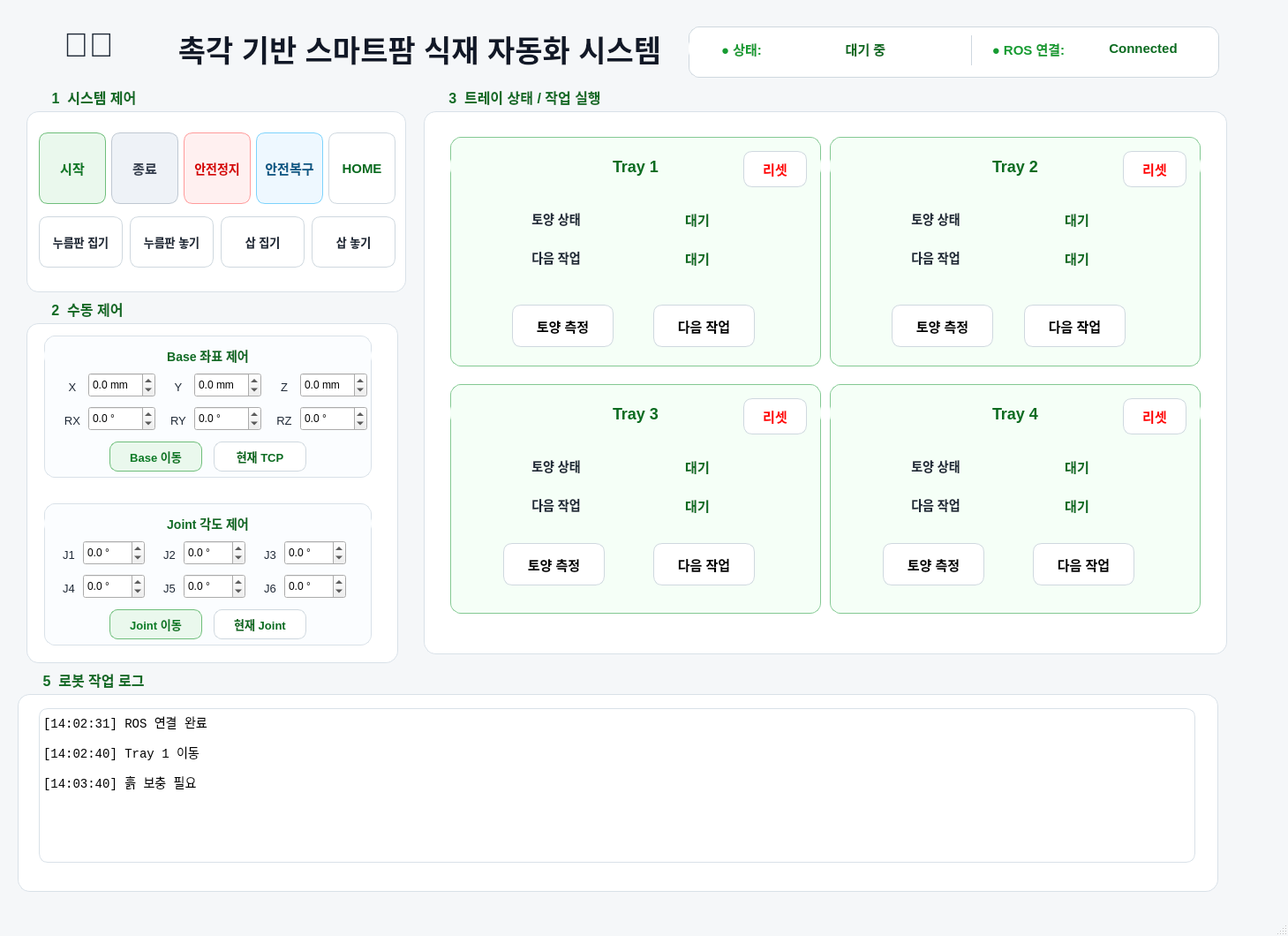
<?xml version="1.0" encoding="UTF-8"?>
<ui version="4.0">
 <class>SmartFarmDashboard</class>
 <widget class="QMainWindow" name="SmartFarmDashboard">
  <property name="geometry">
   <rect>
    <x>0</x>
    <y>0</y>
    <width>1459</width>
    <height>1060</height>
   </rect>
  </property>
  <property name="windowTitle">
   <string>촉각 기반 스마트팜 식재 자동화 시스템</string>
  </property>
  <property name="styleSheet">
   <string notr="true">
    QMainWindow { background-color: #f5f7f9; }
    QLabel#lbl_title { font-size: 34px; font-weight: 800; color: #111827; }
    QGroupBox { background-color: #ffffff; border: 1px solid #d9e1e8; border-radius: 14px; margin-top: 26px; font-size: 16px; font-weight: 700; color: #116b25; }
    QGroupBox::title { subcontrol-origin: margin; subcontrol-position: top left; left: 18px; padding: 0px 8px; }
    QLabel { font-size: 14px; color: #1f2937; }
    QLabel[value=&quot;true&quot;] { font-size: 15px; font-weight: 700; color: #0b6b20; }
    QPushButton { background-color: #ffffff; border: 1px solid #cfd8df; border-radius: 10px; font-size: 15px; font-weight: 700; padding: 8px; }
    QPushButton:hover { background-color: #f0f8f2; border: 1px solid #159447; }
    QPushButton#btn_start { background-color: #eaf8ed; color: #0b7a25; border: 1px solid #6fbe7b; }
    QPushButton#btn_stop { background-color: #fff7e6; color: #b36b00; border: 1px solid #f2c15f; }
    QPushButton#btn_shutdown { background-color: #eef2f7; color: #374151; border: 1px solid #bfc8d2; }
    QPushButton#btn_estop { background-color: #fff0f0; color: #d60000; border: 1px solid #ff9b9b; font-size: 14px; }
    QPushButton#btn_recovery { background-color: #eef8ff; color: #075985; border: 1px solid #7dd3fc; }
    QPushButton#btn_home, QPushButton#btn_tray_check, QPushButton#btn_tray1_move, QPushButton#btn_tray2_move, QPushButton#btn_tray3_move, QPushButton#btn_tray4_move { color: #0b6b20; }
    QPushButton#btn_press_pickup, QPushButton#btn_press_putdown, QPushButton#btn_shovel_pickup, QPushButton#btn_shovel_putdown { font-size: 13px; font-weight: 700; color: #1f2937; }
    QPushButton#btn_refill, QPushButton#btn_remove_soil, QPushButton#btn_remove_obstacle, QPushButton#btn_plant { color: #6b3b10; }
    QComboBox { background-color: #ffffff; border: 1px solid #cfd8df; border-radius: 8px; padding: 6px; font-size: 14px; }
    QSlider::groove:horizontal { height: 8px; background: #e5e7eb; border-radius: 4px; }
    QSlider::handle:horizontal { background: #159447; width: 16px; height: 16px; margin: -5px 0; border-radius: 8px; }
    QTextEdit { background-color: #ffffff; border: 1px solid #d9e1e8; border-radius: 10px; font-family: Consolas, monospace; font-size: 14px; }
    QTableWidget { background-color: #ffffff; border: 1px solid #e0e6ec; border-radius: 8px; gridline-color: #e5e7eb; font-size: 13px; }
    QHeaderView::section { background-color: #eef8f0; color: #116b25; font-weight: 700; border: 1px solid #d9e1e8; padding: 4px; }
   </string>
  </property>
  <widget class="QWidget" name="centralwidget">
   <widget class="QLabel" name="lbl_icon">
    <property name="geometry">
     <rect>
      <x>40</x>
      <y>30</y>
      <width>121</width>
      <height>42</height>
     </rect>
    </property>
    <property name="styleSheet">
     <string notr="true">font-size:38px;</string>
    </property>
    <property name="text">
     <string>🤖🌱</string>
    </property>
    <property name="alignment">
     <set>Qt::AlignCenter</set>
    </property>
   </widget>
   <widget class="QLabel" name="lbl_title">
    <property name="geometry">
     <rect>
      <x>180</x>
      <y>30</y>
      <width>591</width>
      <height>50</height>
     </rect>
    </property>
    <property name="text">
     <string>촉각 기반 스마트팜 식재 자동화 시스템</string>
    </property>
    <property name="alignment">
     <set>Qt::AlignCenter</set>
    </property>
   </widget>
   <widget class="QFrame" name="top_status_frame">
    <property name="geometry">
     <rect>
      <x>780</x>
      <y>30</y>
      <width>601</width>
      <height>58</height>
     </rect>
    </property>
    <property name="styleSheet">
     <string notr="true">QFrame { background:#ffffff; border:1px solid #cfd8df; border-radius:12px; }</string>
    </property>
    <widget class="QLabel" name="lbl_system_state_title">
     <property name="geometry">
      <rect>
       <x>0</x>
       <y>10</y>
       <width>120</width>
       <height>30</height>
      </rect>
     </property>
     <property name="styleSheet">
      <string notr="true">font-size:15px; color:#169b31; font-weight:700; border:none;</string>
     </property>
     <property name="text">
      <string>● 상태:</string>
     </property>
     <property name="alignment">
      <set>Qt::AlignCenter</set>
     </property>
    </widget>
    <widget class="QLabel" name="lbl_robot_status">
     <property name="geometry">
      <rect>
       <x>100</x>
       <y>10</y>
       <width>201</width>
       <height>30</height>
      </rect>
     </property>
     <property name="styleSheet">
      <string notr="true">font-size:15px; color:#0b6b20; font-weight:800; border:none;</string>
     </property>
     <property name="text">
      <string>대기 중</string>
     </property>
     <property name="alignment">
      <set>Qt::AlignCenter</set>
     </property>
    </widget>
    <widget class="QFrame" name="line_header">
     <property name="geometry">
      <rect>
       <x>320</x>
       <y>10</y>
       <width>1</width>
       <height>34</height>
      </rect>
     </property>
     <property name="styleSheet">
      <string notr="true">background:#cfd8df;</string>
     </property>
    </widget>
    <widget class="QLabel" name="lbl_ros_title">
     <property name="geometry">
      <rect>
       <x>340</x>
       <y>10</y>
       <width>90</width>
       <height>30</height>
      </rect>
     </property>
     <property name="styleSheet">
      <string notr="true">font-size:15px; color:#169b31; font-weight:700; border:none;</string>
     </property>
     <property name="text">
      <string>● ROS 연결:</string>
     </property>
     <property name="alignment">
      <set>Qt::AlignCenter</set>
     </property>
    </widget>
    <widget class="QLabel" name="lbl_ros_status">
     <property name="geometry">
      <rect>
       <x>440</x>
       <y>10</y>
       <width>150</width>
       <height>30</height>
      </rect>
     </property>
     <property name="styleSheet">
      <string notr="true">font-size:15px; color:#0b6b20; font-weight:800; border:none;</string>
     </property>
     <property name="text">
      <string>Connected</string>
     </property>
     <property name="alignment">
      <set>Qt::AlignCenter</set>
     </property>
    </widget>
   </widget>
   <widget class="QGroupBox" name="group_robot_operation">
    <property name="geometry">
     <rect>
      <x>30</x>
      <y>100</y>
      <width>430</width>
      <height>231</height>
     </rect>
    </property>
    <property name="title">
     <string>1  시스템 제어</string>
    </property>
    <widget class="QPushButton" name="btn_start">
     <property name="geometry">
      <rect>
       <x>14</x>
       <y>50</y>
       <width>76</width>
       <height>81</height>
      </rect>
     </property>
     <property name="text">
      <string>시작</string>
     </property>
    </widget>
    <widget class="QPushButton" name="btn_shutdown">
     <property name="geometry">
      <rect>
       <x>96</x>
       <y>50</y>
       <width>76</width>
       <height>81</height>
      </rect>
     </property>
     <property name="text">
      <string>종료</string>
     </property>
    </widget>
    <widget class="QPushButton" name="btn_recovery">
     <property name="geometry">
      <rect>
       <x>260</x>
       <y>50</y>
       <width>76</width>
       <height>81</height>
      </rect>
     </property>
     <property name="text">
      <string>안전복구</string>
     </property>
    </widget>
    <widget class="QPushButton" name="btn_home">
     <property name="geometry">
      <rect>
       <x>342</x>
       <y>50</y>
       <width>76</width>
       <height>81</height>
      </rect>
     </property>
     <property name="text">
      <string>HOME</string>
     </property>
    </widget>
    <widget class="QPushButton" name="btn_estop">
     <property name="geometry">
      <rect>
       <x>178</x>
       <y>50</y>
       <width>76</width>
       <height>81</height>
      </rect>
     </property>
     <property name="toolTip">
      <string>서보를 유지하고 현재 이동을 빠르게 정지합니다.</string>
     </property>
     <property name="text">
      <string>안전정지</string>
     </property>
    </widget>
    <widget class="QPushButton" name="btn_press_pickup">
     <property name="geometry">
      <rect>
       <x>14</x>
       <y>145</y>
       <width>95</width>
       <height>58</height>
      </rect>
     </property>
     <property name="text">
      <string>누름판 집기</string>
     </property>
    </widget>
    <widget class="QPushButton" name="btn_press_putdown">
     <property name="geometry">
      <rect>
       <x>117</x>
       <y>145</y>
       <width>95</width>
       <height>58</height>
      </rect>
     </property>
     <property name="text">
      <string>누름판 놓기</string>
     </property>
    </widget>
    <widget class="QPushButton" name="btn_shovel_pickup">
     <property name="geometry">
      <rect>
       <x>220</x>
       <y>145</y>
       <width>95</width>
       <height>58</height>
      </rect>
     </property>
     <property name="text">
      <string>삽 집기</string>
     </property>
    </widget>
    <widget class="QPushButton" name="btn_shovel_putdown">
     <property name="geometry">
      <rect>
       <x>323</x>
       <y>145</y>
       <width>95</width>
       <height>58</height>
      </rect>
     </property>
     <property name="text">
      <string>삽 놓기</string>
     </property>
    </widget>
   </widget>
   <widget class="QGroupBox" name="group_tray_status">
    <property name="geometry">
     <rect>
      <x>480</x>
      <y>100</y>
      <width>910</width>
      <height>641</height>
     </rect>
    </property>
    <property name="title">
     <string>3  트레이 상태 / 작업 실행</string>
    </property>
    <widget class="QFrame" name="frame_tray1">
     <property name="geometry">
      <rect>
       <x>30</x>
       <y>55</y>
       <width>420</width>
       <height>260</height>
      </rect>
     </property>
     <property name="styleSheet">
      <string>QFrame{background:#f5fff7; border:1px solid #84c993; border-radius:12px;}</string>
     </property>
     <widget class="QLabel" name="lbl_tray1_title">
      <property name="geometry">
       <rect>
        <x>0</x>
        <y>18</y>
        <width>420</width>
        <height>30</height>
       </rect>
      </property>
      <property name="styleSheet">
       <string>border:none; font-size:18px; font-weight:800; color:#0b6b20;</string>
      </property>
      <property name="text">
       <string>Tray 1</string>
      </property>
      <property name="alignment">
       <set>Qt::AlignCenter</set>
      </property>
     </widget>
     <widget class="QPushButton" name="btn_tray1_reset">
      <property name="geometry">
       <rect>
        <x>332</x>
        <y>16</y>
        <width>72</width>
        <height>41</height>
       </rect>
      </property>
      <property name="styleSheet">
       <string notr="true">QPushButton{
    background-color: white;
    color:red;
}</string>
      </property>
      <property name="text">
       <string>리셋</string>
      </property>
     </widget>
     <widget class="QLabel" name="lbl_tray1_state_title">
      <property name="geometry">
       <rect>
        <x>60</x>
        <y>78</y>
        <width>120</width>
        <height>30</height>
       </rect>
      </property>
      <property name="styleSheet">
       <string>border:none; font-weight:700;</string>
      </property>
      <property name="text">
       <string>토양 상태</string>
      </property>
      <property name="alignment">
       <set>Qt::AlignCenter</set>
      </property>
     </widget>
     <widget class="QLabel" name="lbl_tray1_state">
      <property name="geometry">
       <rect>
        <x>200</x>
        <y>78</y>
        <width>160</width>
        <height>30</height>
       </rect>
      </property>
      <property name="styleSheet">
       <string>border:none; font-size:15px; font-weight:800; color:#0b6b20;</string>
      </property>
      <property name="text">
       <string>대기</string>
      </property>
      <property name="alignment">
       <set>Qt::AlignCenter</set>
      </property>
      <property name="value" stdset="0">
       <string>true</string>
      </property>
     </widget>
     <widget class="QLabel" name="lbl_tray1_next_title">
      <property name="geometry">
       <rect>
        <x>60</x>
        <y>122</y>
        <width>120</width>
        <height>30</height>
       </rect>
      </property>
      <property name="styleSheet">
       <string>border:none; font-weight:700;</string>
      </property>
      <property name="text">
       <string>다음 작업</string>
      </property>
      <property name="alignment">
       <set>Qt::AlignCenter</set>
      </property>
     </widget>
     <widget class="QLabel" name="lbl_tray1_next_action">
      <property name="geometry">
       <rect>
        <x>200</x>
        <y>122</y>
        <width>160</width>
        <height>30</height>
       </rect>
      </property>
      <property name="styleSheet">
       <string>border:none; font-size:15px; font-weight:800; color:#0b6b20;</string>
      </property>
      <property name="text">
       <string>대기</string>
      </property>
      <property name="alignment">
       <set>Qt::AlignCenter</set>
      </property>
      <property name="value" stdset="0">
       <string>true</string>
      </property>
     </widget>
     <widget class="QPushButton" name="btn_tray1_check">
      <property name="geometry">
       <rect>
        <x>70</x>
        <y>190</y>
        <width>115</width>
        <height>48</height>
       </rect>
      </property>
      <property name="text">
       <string>토양 측정</string>
      </property>
     </widget>
     <widget class="QPushButton" name="btn_tray1_next">
      <property name="geometry">
       <rect>
        <x>230</x>
        <y>190</y>
        <width>115</width>
        <height>48</height>
       </rect>
      </property>
      <property name="text">
       <string>다음 작업</string>
      </property>
     </widget>
    </widget>
    <widget class="QFrame" name="frame_tray2">
     <property name="geometry">
      <rect>
       <x>460</x>
       <y>55</y>
       <width>420</width>
       <height>260</height>
      </rect>
     </property>
     <property name="styleSheet">
      <string>QFrame{background:#f5fff7; border:1px solid #84c993; border-radius:12px;}</string>
     </property>
     <widget class="QLabel" name="lbl_tray2_title">
      <property name="geometry">
       <rect>
        <x>0</x>
        <y>18</y>
        <width>420</width>
        <height>30</height>
       </rect>
      </property>
      <property name="styleSheet">
       <string>border:none; font-size:18px; font-weight:800; color:#0b6b20;</string>
      </property>
      <property name="text">
       <string>Tray 2</string>
      </property>
      <property name="alignment">
       <set>Qt::AlignCenter</set>
      </property>
     </widget>
     <widget class="QPushButton" name="btn_tray2_reset">
      <property name="geometry">
       <rect>
        <x>332</x>
        <y>16</y>
        <width>72</width>
        <height>41</height>
       </rect>
      </property>
      <property name="styleSheet">
       <string notr="true">QPushButton{
    background-color: white;
    color:red;
}</string>
      </property>
      <property name="text">
       <string>리셋</string>
      </property>
     </widget>
     <widget class="QLabel" name="lbl_tray2_state_title">
      <property name="geometry">
       <rect>
        <x>60</x>
        <y>78</y>
        <width>120</width>
        <height>30</height>
       </rect>
      </property>
      <property name="styleSheet">
       <string>border:none; font-weight:700;</string>
      </property>
      <property name="text">
       <string>토양 상태</string>
      </property>
      <property name="alignment">
       <set>Qt::AlignCenter</set>
      </property>
     </widget>
     <widget class="QLabel" name="lbl_tray2_state">
      <property name="geometry">
       <rect>
        <x>200</x>
        <y>78</y>
        <width>160</width>
        <height>30</height>
       </rect>
      </property>
      <property name="styleSheet">
       <string>border:none; font-size:15px; font-weight:800; color:#0b6b20;</string>
      </property>
      <property name="text">
       <string>대기</string>
      </property>
      <property name="alignment">
       <set>Qt::AlignCenter</set>
      </property>
      <property name="value" stdset="0">
       <string>true</string>
      </property>
     </widget>
     <widget class="QLabel" name="lbl_tray2_next_title">
      <property name="geometry">
       <rect>
        <x>60</x>
        <y>122</y>
        <width>120</width>
        <height>30</height>
       </rect>
      </property>
      <property name="styleSheet">
       <string>border:none; font-weight:700;</string>
      </property>
      <property name="text">
       <string>다음 작업</string>
      </property>
      <property name="alignment">
       <set>Qt::AlignCenter</set>
      </property>
     </widget>
     <widget class="QLabel" name="lbl_tray2_next_action">
      <property name="geometry">
       <rect>
        <x>200</x>
        <y>122</y>
        <width>160</width>
        <height>30</height>
       </rect>
      </property>
      <property name="styleSheet">
       <string>border:none; font-size:15px; font-weight:800; color:#0b6b20;</string>
      </property>
      <property name="text">
       <string>대기</string>
      </property>
      <property name="alignment">
       <set>Qt::AlignCenter</set>
      </property>
      <property name="value" stdset="0">
       <string>true</string>
      </property>
     </widget>
     <widget class="QPushButton" name="btn_tray2_check">
      <property name="geometry">
       <rect>
        <x>70</x>
        <y>190</y>
        <width>115</width>
        <height>48</height>
       </rect>
      </property>
      <property name="text">
       <string>토양 측정</string>
      </property>
     </widget>
     <widget class="QPushButton" name="btn_tray2_next">
      <property name="geometry">
       <rect>
        <x>220</x>
        <y>190</y>
        <width>115</width>
        <height>48</height>
       </rect>
      </property>
      <property name="text">
       <string>다음 작업</string>
      </property>
     </widget>
    </widget>
    <widget class="QFrame" name="frame_tray3">
     <property name="geometry">
      <rect>
       <x>30</x>
       <y>335</y>
       <width>420</width>
       <height>260</height>
      </rect>
     </property>
     <property name="styleSheet">
      <string>QFrame{background:#f5fff7; border:1px solid #84c993; border-radius:12px;}</string>
     </property>
     <widget class="QLabel" name="lbl_tray3_title">
      <property name="geometry">
       <rect>
        <x>0</x>
        <y>18</y>
        <width>420</width>
        <height>30</height>
       </rect>
      </property>
      <property name="styleSheet">
       <string>border:none; font-size:18px; font-weight:800; color:#0b6b20;</string>
      </property>
      <property name="text">
       <string>Tray 3</string>
      </property>
      <property name="alignment">
       <set>Qt::AlignCenter</set>
      </property>
     </widget>
     <widget class="QPushButton" name="btn_tray3_reset">
      <property name="geometry">
       <rect>
        <x>332</x>
        <y>16</y>
        <width>72</width>
        <height>41</height>
       </rect>
      </property>
      <property name="styleSheet">
       <string notr="true">QPushButton{
    background-color: white;
    color:red;
}</string>
      </property>
      <property name="text">
       <string>리셋</string>
      </property>
     </widget>
     <widget class="QLabel" name="lbl_tray3_state_title">
      <property name="geometry">
       <rect>
        <x>60</x>
        <y>78</y>
        <width>120</width>
        <height>30</height>
       </rect>
      </property>
      <property name="styleSheet">
       <string>border:none; font-weight:700;</string>
      </property>
      <property name="text">
       <string>토양 상태</string>
      </property>
      <property name="alignment">
       <set>Qt::AlignCenter</set>
      </property>
     </widget>
     <widget class="QLabel" name="lbl_tray3_state">
      <property name="geometry">
       <rect>
        <x>200</x>
        <y>78</y>
        <width>160</width>
        <height>30</height>
       </rect>
      </property>
      <property name="styleSheet">
       <string>border:none; font-size:15px; font-weight:800; color:#0b6b20;</string>
      </property>
      <property name="text">
       <string>대기</string>
      </property>
      <property name="alignment">
       <set>Qt::AlignCenter</set>
      </property>
      <property name="value" stdset="0">
       <string>true</string>
      </property>
     </widget>
     <widget class="QLabel" name="lbl_tray3_next_title">
      <property name="geometry">
       <rect>
        <x>60</x>
        <y>122</y>
        <width>120</width>
        <height>30</height>
       </rect>
      </property>
      <property name="styleSheet">
       <string>border:none; font-weight:700;</string>
      </property>
      <property name="text">
       <string>다음 작업</string>
      </property>
      <property name="alignment">
       <set>Qt::AlignCenter</set>
      </property>
     </widget>
     <widget class="QLabel" name="lbl_tray3_next_action">
      <property name="geometry">
       <rect>
        <x>200</x>
        <y>122</y>
        <width>160</width>
        <height>30</height>
       </rect>
      </property>
      <property name="styleSheet">
       <string>border:none; font-size:15px; font-weight:800; color:#0b6b20;</string>
      </property>
      <property name="text">
       <string>대기</string>
      </property>
      <property name="alignment">
       <set>Qt::AlignCenter</set>
      </property>
      <property name="value" stdset="0">
       <string>true</string>
      </property>
     </widget>
     <widget class="QPushButton" name="btn_tray3_check">
      <property name="geometry">
       <rect>
        <x>60</x>
        <y>180</y>
        <width>115</width>
        <height>48</height>
       </rect>
      </property>
      <property name="text">
       <string>토양 측정</string>
      </property>
     </widget>
     <widget class="QPushButton" name="btn_tray3_next">
      <property name="geometry">
       <rect>
        <x>230</x>
        <y>180</y>
        <width>115</width>
        <height>48</height>
       </rect>
      </property>
      <property name="text">
       <string>다음 작업</string>
      </property>
     </widget>
    </widget>
    <widget class="QFrame" name="frame_tray4">
     <property name="geometry">
      <rect>
       <x>460</x>
       <y>335</y>
       <width>420</width>
       <height>260</height>
      </rect>
     </property>
     <property name="styleSheet">
      <string>QFrame{background:#f5fff7; border:1px solid #84c993; border-radius:12px;}</string>
     </property>
     <widget class="QLabel" name="lbl_tray4_title">
      <property name="geometry">
       <rect>
        <x>0</x>
        <y>18</y>
        <width>420</width>
        <height>30</height>
       </rect>
      </property>
      <property name="styleSheet">
       <string>border:none; font-size:18px; font-weight:800; color:#0b6b20;</string>
      </property>
      <property name="text">
       <string>Tray 4</string>
      </property>
      <property name="alignment">
       <set>Qt::AlignCenter</set>
      </property>
     </widget>
     <widget class="QPushButton" name="btn_tray4_reset">
      <property name="geometry">
       <rect>
        <x>332</x>
        <y>16</y>
        <width>72</width>
        <height>41</height>
       </rect>
      </property>
      <property name="styleSheet">
       <string notr="true">QPushButton{
    background-color: white;
    color:red;
}</string>
      </property>
      <property name="text">
       <string>리셋</string>
      </property>
     </widget>
     <widget class="QLabel" name="lbl_tray4_state_title">
      <property name="geometry">
       <rect>
        <x>60</x>
        <y>78</y>
        <width>120</width>
        <height>30</height>
       </rect>
      </property>
      <property name="styleSheet">
       <string>border:none; font-weight:700;</string>
      </property>
      <property name="text">
       <string>토양 상태</string>
      </property>
      <property name="alignment">
       <set>Qt::AlignCenter</set>
      </property>
     </widget>
     <widget class="QLabel" name="lbl_tray4_state">
      <property name="geometry">
       <rect>
        <x>200</x>
        <y>78</y>
        <width>160</width>
        <height>30</height>
       </rect>
      </property>
      <property name="styleSheet">
       <string>border:none; font-size:15px; font-weight:800; color:#0b6b20;</string>
      </property>
      <property name="text">
       <string>대기</string>
      </property>
      <property name="alignment">
       <set>Qt::AlignCenter</set>
      </property>
      <property name="value" stdset="0">
       <string>true</string>
      </property>
     </widget>
     <widget class="QLabel" name="lbl_tray4_next_title">
      <property name="geometry">
       <rect>
        <x>60</x>
        <y>122</y>
        <width>120</width>
        <height>30</height>
       </rect>
      </property>
      <property name="styleSheet">
       <string>border:none; font-weight:700;</string>
      </property>
      <property name="text">
       <string>다음 작업</string>
      </property>
      <property name="alignment">
       <set>Qt::AlignCenter</set>
      </property>
     </widget>
     <widget class="QLabel" name="lbl_tray4_next_action">
      <property name="geometry">
       <rect>
        <x>200</x>
        <y>122</y>
        <width>160</width>
        <height>30</height>
       </rect>
      </property>
      <property name="styleSheet">
       <string>border:none; font-size:15px; font-weight:800; color:#0b6b20;</string>
      </property>
      <property name="text">
       <string>대기</string>
      </property>
      <property name="alignment">
       <set>Qt::AlignCenter</set>
      </property>
      <property name="value" stdset="0">
       <string>true</string>
      </property>
     </widget>
     <widget class="QPushButton" name="btn_tray4_check">
      <property name="geometry">
       <rect>
        <x>60</x>
        <y>180</y>
        <width>115</width>
        <height>48</height>
       </rect>
      </property>
      <property name="text">
       <string>토양 측정</string>
      </property>
     </widget>
     <widget class="QPushButton" name="btn_tray4_next">
      <property name="geometry">
       <rect>
        <x>230</x>
        <y>180</y>
        <width>115</width>
        <height>48</height>
       </rect>
      </property>
      <property name="text">
       <string>다음 작업</string>
      </property>
     </widget>
    </widget>
   </widget>
   <widget class="QGroupBox" name="group_robot_command">
    <property name="geometry">
     <rect>
      <x>30</x>
      <y>340</y>
      <width>421</width>
      <height>411</height>
     </rect>
    </property>
    <property name="title">
     <string>2  수동 제어</string>
    </property>
    <widget class="QFrame" name="frame_joint_control">
     <property name="geometry">
      <rect>
       <x>20</x>
       <y>230</y>
       <width>371</width>
       <height>161</height>
      </rect>
     </property>
     <property name="styleSheet">
      <string notr="true">QFrame{background:#fbfdff; border:1px solid #d9e1e8; border-radius:12px;}</string>
     </property>
     <widget class="QLabel" name="lbl_joint_control_title">
      <property name="geometry">
       <rect>
        <x>0</x>
        <y>10</y>
        <width>371</width>
        <height>26</height>
       </rect>
      </property>
      <property name="styleSheet">
       <string notr="true">font-size:14px; font-weight:800; color:#116b25; border:none;</string>
      </property>
      <property name="text">
       <string>Joint 각도 제어</string>
      </property>
      <property name="alignment">
       <set>Qt::AlignCenter</set>
      </property>
     </widget>
     <widget class="QLabel" name="lbl_j1">
      <property name="geometry">
       <rect>
        <x>16</x>
        <y>46</y>
        <width>24</width>
        <height>24</height>
       </rect>
      </property>
      <property name="styleSheet">
       <string notr="true">font-size:13px; color:#1f2937; border:none;</string>
      </property>
      <property name="text">
       <string>J1</string>
      </property>
      <property name="alignment">
       <set>Qt::AlignCenter</set>
      </property>
     </widget>
     <widget class="QDoubleSpinBox" name="spin_j1">
      <property name="geometry">
       <rect>
        <x>44</x>
        <y>42</y>
        <width>70</width>
        <height>28</height>
       </rect>
      </property>
      <property name="suffix">
       <string> °</string>
      </property>
      <property name="decimals">
       <number>1</number>
      </property>
      <property name="minimum">
       <double>-180.000000000000000</double>
      </property>
      <property name="maximum">
       <double>180.000000000000000</double>
      </property>
     </widget>
     <widget class="QLabel" name="lbl_j2">
      <property name="geometry">
       <rect>
        <x>130</x>
        <y>46</y>
        <width>24</width>
        <height>24</height>
       </rect>
      </property>
      <property name="styleSheet">
       <string notr="true">font-size:13px; color:#1f2937; border:none;</string>
      </property>
      <property name="text">
       <string>J2</string>
      </property>
      <property name="alignment">
       <set>Qt::AlignCenter</set>
      </property>
     </widget>
     <widget class="QDoubleSpinBox" name="spin_j2">
      <property name="geometry">
       <rect>
        <x>158</x>
        <y>42</y>
        <width>70</width>
        <height>28</height>
       </rect>
      </property>
      <property name="suffix">
       <string> °</string>
      </property>
      <property name="decimals">
       <number>1</number>
      </property>
      <property name="minimum">
       <double>-180.000000000000000</double>
      </property>
      <property name="maximum">
       <double>180.000000000000000</double>
      </property>
     </widget>
     <widget class="QLabel" name="lbl_j3">
      <property name="geometry">
       <rect>
        <x>244</x>
        <y>46</y>
        <width>24</width>
        <height>24</height>
       </rect>
      </property>
      <property name="styleSheet">
       <string notr="true">font-size:13px; color:#1f2937; border:none;</string>
      </property>
      <property name="text">
       <string>J3</string>
      </property>
      <property name="alignment">
       <set>Qt::AlignCenter</set>
      </property>
     </widget>
     <widget class="QDoubleSpinBox" name="spin_j3">
      <property name="geometry">
       <rect>
        <x>272</x>
        <y>42</y>
        <width>70</width>
        <height>28</height>
       </rect>
      </property>
      <property name="suffix">
       <string> °</string>
      </property>
      <property name="decimals">
       <number>1</number>
      </property>
      <property name="minimum">
       <double>-180.000000000000000</double>
      </property>
      <property name="maximum">
       <double>180.000000000000000</double>
      </property>
     </widget>
     <widget class="QLabel" name="lbl_j4">
      <property name="geometry">
       <rect>
        <x>16</x>
        <y>84</y>
        <width>24</width>
        <height>24</height>
       </rect>
      </property>
      <property name="styleSheet">
       <string notr="true">font-size:13px; color:#1f2937; border:none;</string>
      </property>
      <property name="text">
       <string>J4</string>
      </property>
      <property name="alignment">
       <set>Qt::AlignCenter</set>
      </property>
     </widget>
     <widget class="QDoubleSpinBox" name="spin_j4">
      <property name="geometry">
       <rect>
        <x>44</x>
        <y>80</y>
        <width>70</width>
        <height>28</height>
       </rect>
      </property>
      <property name="suffix">
       <string> °</string>
      </property>
      <property name="decimals">
       <number>1</number>
      </property>
      <property name="minimum">
       <double>-180.000000000000000</double>
      </property>
      <property name="maximum">
       <double>180.000000000000000</double>
      </property>
     </widget>
     <widget class="QLabel" name="lbl_j5">
      <property name="geometry">
       <rect>
        <x>130</x>
        <y>84</y>
        <width>24</width>
        <height>24</height>
       </rect>
      </property>
      <property name="styleSheet">
       <string notr="true">font-size:13px; color:#1f2937; border:none;</string>
      </property>
      <property name="text">
       <string>J5</string>
      </property>
      <property name="alignment">
       <set>Qt::AlignCenter</set>
      </property>
     </widget>
     <widget class="QDoubleSpinBox" name="spin_j5">
      <property name="geometry">
       <rect>
        <x>158</x>
        <y>80</y>
        <width>70</width>
        <height>28</height>
       </rect>
      </property>
      <property name="suffix">
       <string> °</string>
      </property>
      <property name="decimals">
       <number>1</number>
      </property>
      <property name="minimum">
       <double>-180.000000000000000</double>
      </property>
      <property name="maximum">
       <double>180.000000000000000</double>
      </property>
     </widget>
     <widget class="QLabel" name="lbl_j6">
      <property name="geometry">
       <rect>
        <x>244</x>
        <y>84</y>
        <width>24</width>
        <height>24</height>
       </rect>
      </property>
      <property name="styleSheet">
       <string notr="true">font-size:13px; color:#1f2937; border:none;</string>
      </property>
      <property name="text">
       <string>J6</string>
      </property>
      <property name="alignment">
       <set>Qt::AlignCenter</set>
      </property>
     </widget>
     <widget class="QDoubleSpinBox" name="spin_j6">
      <property name="geometry">
       <rect>
        <x>272</x>
        <y>80</y>
        <width>70</width>
        <height>28</height>
       </rect>
      </property>
      <property name="suffix">
       <string> °</string>
      </property>
      <property name="decimals">
       <number>1</number>
      </property>
      <property name="minimum">
       <double>-180.000000000000000</double>
      </property>
      <property name="maximum">
       <double>180.000000000000000</double>
      </property>
     </widget>
     <widget class="QPushButton" name="btn_move_joint">
      <property name="geometry">
       <rect>
        <x>74</x>
        <y>120</y>
        <width>105</width>
        <height>34</height>
       </rect>
      </property>
      <property name="styleSheet">
       <string notr="true">background:#eaf8ed; color:#0b7a25; border:1px solid #6fbe7b; border-radius:9px; font-size:13px; font-weight:800;</string>
      </property>
      <property name="text">
       <string>Joint 이동</string>
      </property>
     </widget>
     <widget class="QPushButton" name="btn_read_joint">
      <property name="geometry">
       <rect>
        <x>192</x>
        <y>120</y>
        <width>105</width>
        <height>34</height>
       </rect>
      </property>
      <property name="styleSheet">
       <string notr="true">background:#ffffff; border:1px solid #cfd8df; border-radius:9px; font-size:13px; font-weight:700; color:#0b6b20;</string>
      </property>
      <property name="text">
       <string>현재 Joint</string>
      </property>
     </widget>
    </widget>
    <widget class="QFrame" name="frame_base_control">
     <property name="geometry">
      <rect>
       <x>20</x>
       <y>40</y>
       <width>371</width>
       <height>161</height>
      </rect>
     </property>
     <property name="styleSheet">
      <string notr="true">QFrame{background:#fbfdff; border:1px solid #d9e1e8; border-radius:12px;}</string>
     </property>
     <widget class="QLabel" name="lbl_base_control_title">
      <property name="geometry">
       <rect>
        <x>0</x>
        <y>10</y>
        <width>371</width>
        <height>26</height>
       </rect>
      </property>
      <property name="styleSheet">
       <string notr="true">font-size:14px; font-weight:800; color:#116b25; border:none;</string>
      </property>
      <property name="text">
       <string>Base 좌표 제어</string>
      </property>
      <property name="alignment">
       <set>Qt::AlignCenter</set>
      </property>
     </widget>
     <widget class="QLabel" name="lbl_x">
      <property name="geometry">
       <rect>
        <x>16</x>
        <y>46</y>
        <width>32</width>
        <height>24</height>
       </rect>
      </property>
      <property name="styleSheet">
       <string notr="true">font-size:13px; color:#1f2937; border:none;</string>
      </property>
      <property name="text">
       <string>X</string>
      </property>
      <property name="alignment">
       <set>Qt::AlignCenter</set>
      </property>
     </widget>
     <widget class="QDoubleSpinBox" name="spin_x">
      <property name="geometry">
       <rect>
        <x>50</x>
        <y>42</y>
        <width>76</width>
        <height>28</height>
       </rect>
      </property>
      <property name="suffix">
       <string> mm</string>
      </property>
      <property name="decimals">
       <number>1</number>
      </property>
      <property name="minimum">
       <double>-999.000000000000000</double>
      </property>
      <property name="maximum">
       <double>999.000000000000000</double>
      </property>
     </widget>
     <widget class="QLabel" name="lbl_y">
      <property name="geometry">
       <rect>
        <x>136</x>
        <y>46</y>
        <width>32</width>
        <height>24</height>
       </rect>
      </property>
      <property name="styleSheet">
       <string notr="true">font-size:13px; color:#1f2937; border:none;</string>
      </property>
      <property name="text">
       <string>Y</string>
      </property>
      <property name="alignment">
       <set>Qt::AlignCenter</set>
      </property>
     </widget>
     <widget class="QDoubleSpinBox" name="spin_y">
      <property name="geometry">
       <rect>
        <x>170</x>
        <y>42</y>
        <width>76</width>
        <height>28</height>
       </rect>
      </property>
      <property name="suffix">
       <string> mm</string>
      </property>
      <property name="decimals">
       <number>1</number>
      </property>
      <property name="minimum">
       <double>-999.000000000000000</double>
      </property>
      <property name="maximum">
       <double>999.000000000000000</double>
      </property>
     </widget>
     <widget class="QLabel" name="lbl_z">
      <property name="geometry">
       <rect>
        <x>256</x>
        <y>46</y>
        <width>32</width>
        <height>24</height>
       </rect>
      </property>
      <property name="styleSheet">
       <string notr="true">font-size:13px; color:#1f2937; border:none;</string>
      </property>
      <property name="text">
       <string>Z</string>
      </property>
      <property name="alignment">
       <set>Qt::AlignCenter</set>
      </property>
     </widget>
     <widget class="QDoubleSpinBox" name="spin_z">
      <property name="geometry">
       <rect>
        <x>290</x>
        <y>42</y>
        <width>76</width>
        <height>28</height>
       </rect>
      </property>
      <property name="suffix">
       <string> mm</string>
      </property>
      <property name="decimals">
       <number>1</number>
      </property>
      <property name="minimum">
       <double>-999.000000000000000</double>
      </property>
      <property name="maximum">
       <double>999.000000000000000</double>
      </property>
     </widget>
     <widget class="QLabel" name="lbl_rx">
      <property name="geometry">
       <rect>
        <x>16</x>
        <y>84</y>
        <width>32</width>
        <height>24</height>
       </rect>
      </property>
      <property name="styleSheet">
       <string notr="true">font-size:13px; color:#1f2937; border:none;</string>
      </property>
      <property name="text">
       <string>RX</string>
      </property>
      <property name="alignment">
       <set>Qt::AlignCenter</set>
      </property>
     </widget>
     <widget class="QDoubleSpinBox" name="spin_rx">
      <property name="geometry">
       <rect>
        <x>50</x>
        <y>80</y>
        <width>76</width>
        <height>28</height>
       </rect>
      </property>
      <property name="suffix">
       <string> °</string>
      </property>
      <property name="decimals">
       <number>1</number>
      </property>
      <property name="minimum">
       <double>-180.000000000000000</double>
      </property>
      <property name="maximum">
       <double>180.000000000000000</double>
      </property>
     </widget>
     <widget class="QLabel" name="lbl_ry">
      <property name="geometry">
       <rect>
        <x>136</x>
        <y>84</y>
        <width>32</width>
        <height>24</height>
       </rect>
      </property>
      <property name="styleSheet">
       <string notr="true">font-size:13px; color:#1f2937; border:none;</string>
      </property>
      <property name="text">
       <string>RY</string>
      </property>
      <property name="alignment">
       <set>Qt::AlignCenter</set>
      </property>
     </widget>
     <widget class="QDoubleSpinBox" name="spin_ry">
      <property name="geometry">
       <rect>
        <x>170</x>
        <y>80</y>
        <width>76</width>
        <height>28</height>
       </rect>
      </property>
      <property name="suffix">
       <string> °</string>
      </property>
      <property name="decimals">
       <number>1</number>
      </property>
      <property name="minimum">
       <double>-180.000000000000000</double>
      </property>
      <property name="maximum">
       <double>180.000000000000000</double>
      </property>
     </widget>
     <widget class="QLabel" name="lbl_rz">
      <property name="geometry">
       <rect>
        <x>256</x>
        <y>84</y>
        <width>32</width>
        <height>24</height>
       </rect>
      </property>
      <property name="styleSheet">
       <string notr="true">font-size:13px; color:#1f2937; border:none;</string>
      </property>
      <property name="text">
       <string>RZ</string>
      </property>
      <property name="alignment">
       <set>Qt::AlignCenter</set>
      </property>
     </widget>
     <widget class="QDoubleSpinBox" name="spin_rz">
      <property name="geometry">
       <rect>
        <x>290</x>
        <y>80</y>
        <width>76</width>
        <height>28</height>
       </rect>
      </property>
      <property name="suffix">
       <string> °</string>
      </property>
      <property name="decimals">
       <number>1</number>
      </property>
      <property name="minimum">
       <double>-180.000000000000000</double>
      </property>
      <property name="maximum">
       <double>180.000000000000000</double>
      </property>
     </widget>
     <widget class="QPushButton" name="btn_move_base">
      <property name="geometry">
       <rect>
        <x>74</x>
        <y>120</y>
        <width>105</width>
        <height>34</height>
       </rect>
      </property>
      <property name="styleSheet">
       <string notr="true">background:#eaf8ed; color:#0b7a25; border:1px solid #6fbe7b; border-radius:9px; font-size:13px; font-weight:800;</string>
      </property>
      <property name="text">
       <string>Base 이동</string>
      </property>
     </widget>
     <widget class="QPushButton" name="btn_read_base">
      <property name="geometry">
       <rect>
        <x>192</x>
        <y>120</y>
        <width>105</width>
        <height>34</height>
       </rect>
      </property>
      <property name="styleSheet">
       <string notr="true">background:#ffffff; border:1px solid #cfd8df; border-radius:9px; font-size:13px; font-weight:700; color:#0b6b20;</string>
      </property>
      <property name="text">
       <string>현재 TCP</string>
      </property>
     </widget>
    </widget>
   </widget>
   <widget class="QGroupBox" name="group_log">
    <property name="geometry">
     <rect>
      <x>20</x>
      <y>760</y>
      <width>1360</width>
      <height>250</height>
     </rect>
    </property>
    <property name="title">
     <string>5  로봇 작업 로그</string>
    </property>
    <widget class="QTextEdit" name="txt_log">
     <property name="geometry">
      <rect>
       <x>24</x>
       <y>42</y>
       <width>1310</width>
       <height>175</height>
      </rect>
     </property>
     <property name="html">
      <string>&lt;!DOCTYPE HTML PUBLIC &quot;-//W3C//DTD HTML 4.0//EN&quot; &quot;http://www.w3.org/TR/REC-html40/strict.dtd&quot;&gt;
&lt;html&gt;&lt;head&gt;&lt;meta name=&quot;qrichtext&quot; content=&quot;1&quot; /&gt;&lt;style type=&quot;text/css&quot;&gt;
p, li { white-space: pre-wrap; }
&lt;/style&gt;&lt;/head&gt;&lt;body style=&quot; font-family:'Consolas','monospace'; font-size:14px; font-weight:400; font-style:normal;&quot;&gt;
&lt;p style=&quot; margin-top:12px; margin-bottom:12px; margin-left:0px; margin-right:0px; -qt-block-indent:0; text-indent:0px;&quot;&gt;&lt;span style=&quot; font-size:14px;&quot;&gt;[14:02:31] ROS 연결 완료&lt;/span&gt;&lt;/p&gt;
&lt;p style=&quot; margin-top:12px; margin-bottom:12px; margin-left:0px; margin-right:0px; -qt-block-indent:0; text-indent:0px;&quot;&gt;&lt;span style=&quot; font-size:14px;&quot;&gt;[14:02:40] Tray 1 이동&lt;/span&gt;&lt;/p&gt;
&lt;p style=&quot; margin-top:12px; margin-bottom:12px; margin-left:0px; margin-right:0px; -qt-block-indent:0; text-indent:0px;&quot;&gt;&lt;span style=&quot; font-size:14px;&quot;&gt;[14:03:40] 흙 보충 필요&lt;/span&gt;&lt;/p&gt;&lt;/body&gt;&lt;/html&gt;</string>
     </property>
    </widget>
   </widget>
  </widget>
  <widget class="QMenuBar" name="menubar">
   <property name="geometry">
    <rect>
     <x>0</x>
     <y>0</y>
     <width>1459</width>
     <height>28</height>
    </rect>
   </property>
  </widget>
  <widget class="QStatusBar" name="statusbar"/>
 </widget>
 <resources/>
 <connections/>
</ui>
